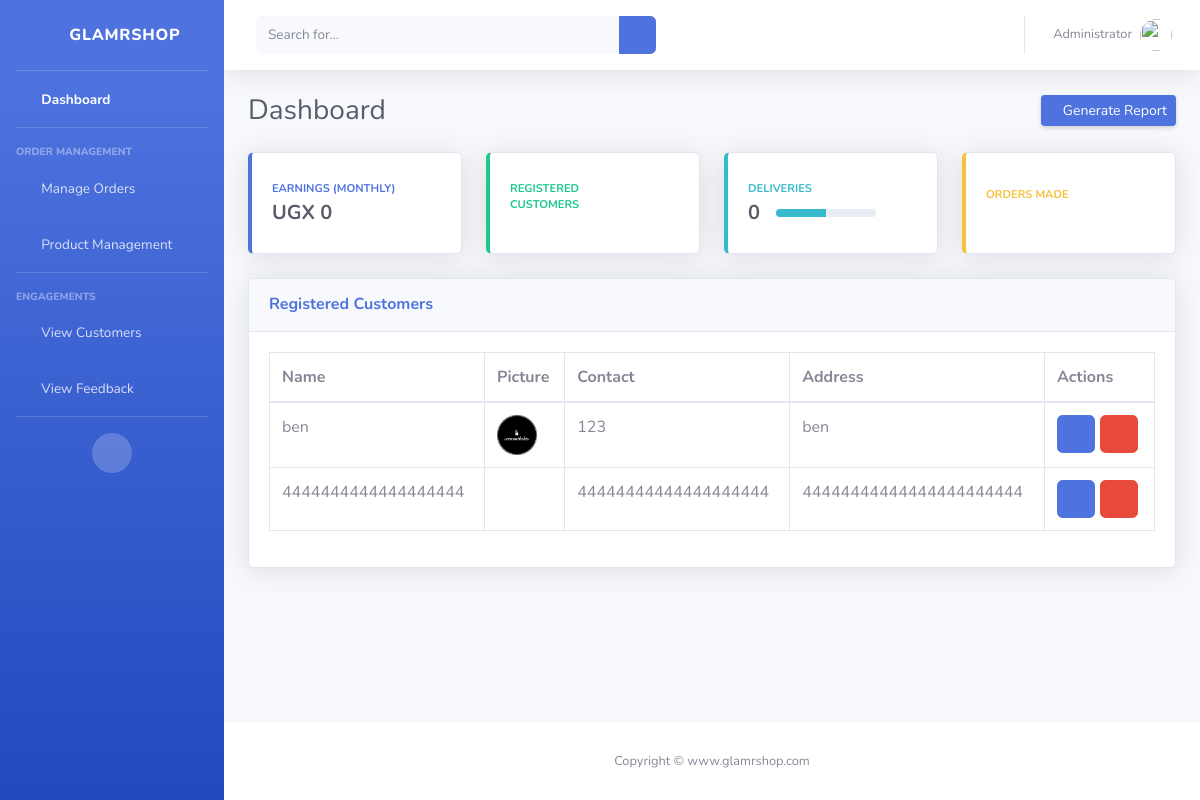
Page /view-customer (signed in) on the earlier database version.
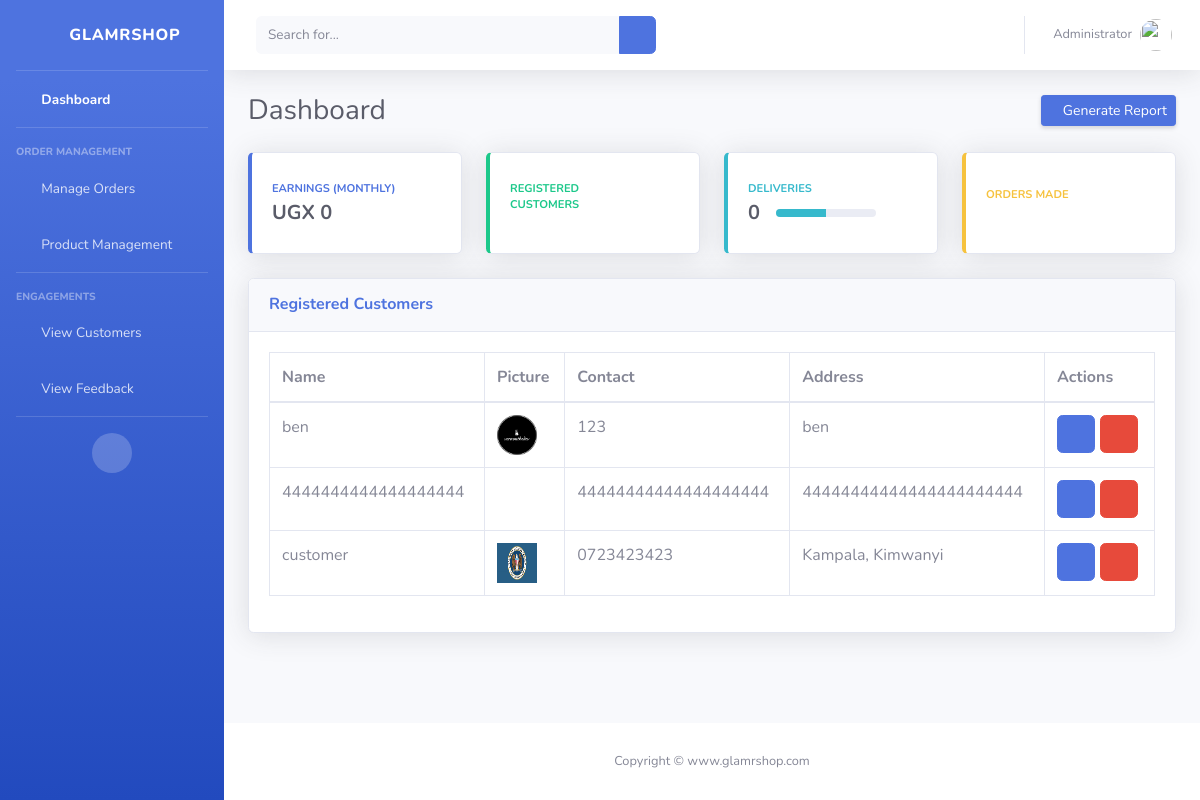
Same page on the later database version.
### ecom/models.py (models this page shows, shortened)
class Customer(models.Model):
    user=models.OneToOneField(User,on_delete=models.CASCADE)
    profile_pic= models.ImageField(upload_to='profile_pic/CustomerProfilePic/',null=True,blank=True)
    address = models.CharField(max_length=40)
    mobile = models.CharField(max_length=20,null=False)

### ecom/views.py (the view)
# urls.py: path('view-customer', views.view_customer_view,name='view-customer'),
@login_required(login_url='adminlogin')
def view_customer_view(request):
    customers=models.Customer.objects.all()
    return render(request,'adminDashboard/view_customer.html',{'customers':customers})

### templates/adminDashboard/view_customer.html
{% extends 'adminDashboard/base.html' %}
{% load static %}
{% block content %}
<div class="card shadow mb-4">
    <div class="card-header py-3">
        <h6 class="m-0 font-weight-bold text-primary">Registered Customers</h6>
    </div>
    <div class="card-body">
        <div class="table-responsive">
            <table class="table table-bordered" id="dataTable" width="100%" cellspacing="0">
                <thead>
                    <tr>
                        <th>Name</th>
                        <th>Picture</th>
                        <th>Contact</th>
                        <th>Address</th>
                        <th>Actions</th>
                    </tr>
                </thead>
                <tbody>
                    {% if customers %}
                    {% for c in customers %}
                        <tr>
                            <td>{{ c.user }}</td>
                            <td>
                                {% if c.profile_pic %}
                                    <img src="{% static c.profile_pic.url %}" alt="Image Profile" height="40px" width="40px" />
                                {% endif %}
                            </td>
                            <td>{{ c.mobile }}</td>
                            <td>{{ c.address }}</td>
                              <td><a class="btn btn-primary btn-xs" href="{% url 'update-customer' c.id  %}"><i class="fas fa-info-circle"></i></a>
                                <a class="btn btn-danger btn-xs" href="{% url 'delete-customer' c.id  %}"><i class="fas fa-trash"></i></a></td>
                        </tr>
                    {% endfor %}
                {% else %}
                    <tr>
                        <td colspan="4">
                            <h1>No Customers!!</h1>
                        </td>
                    </tr>
                {% endif %}
                </tbody>
            </table>
        </div>
    </div>
</div>
{% endblock %}

### templates/adminDashboard/base.html (shortened to what this page needs)
{% load static %}
<!DOCTYPE html>
<html lang="en">
<head>
    <link href="{% static 'admin-styling/vendor/fontawesome-free/css/all.min.css'%}" rel="stylesheet" type="text/css">
    <link href="{% static 'admin-styling/css/sb-admin-2.min.css' %}" rel="stylesheet">
</head>
<body id="page-top">
    <div id="wrapper">
        <ul class="navbar-nav bg-gradient-primary sidebar sidebar-dark accordion" id="accordionSidebar">
            <a class="sidebar-brand d-flex align-items-center justify-content-center" href="index.html">
                <div class="sidebar-brand-icon rotate-n-15">
                    <i class="fas fa-laugh-wink"></i>
                </div>
                <div class="sidebar-brand-text mx-3">Glamrshop</div>
            </a>
            <hr class="sidebar-divider my-0">
            <li class="nav-item active">
                <a class="nav-link" href="/admindashboard">
                    <i class="fas fa-fw fa-tachometer-alt"></i>
                    <span>Dashboard</span></a>
            </li>
            <hr class="sidebar-divider">
            <div class="sidebar-heading">
                Order Management
            </div>
            <li class="nav-item">
                <a class="nav-link collapsed" href="#" data-toggle="collapse" data-target="#collapseOne "
                    aria-expanded="true" aria-controls="collapseTwo">
                    <i class="fas fa-fw fa-cog"></i>
                    <span>Manage Orders</span>
                </a>
            </li>
            <li class="nav-item">
                <a class="nav-link collapsed" href="#" data-toggle="collapse" data-target="#collapseTwo"
                    aria-expanded="true" aria-controls="collapseTwo">
                    <i class="fas fa-fw fa-cog"></i>
                    <span>Product Management</span>
                </a>
            </li>
            <hr class="sidebar-divider">
            <div class="sidebar-heading">
                Engagements
            </div>
            <li class="nav-item">
                <a class="nav-link collapsed" href="/view-customer">
                    <i class="fas fa-fw fa-folder"></i>
                    <span>View Customers</span>
                </a>
            </li>
            <li class="nav-item">
                <a class="nav-link" href="/view-feedback">
                    <i class="fas fa-fw fa-chart-area"></i>
                    <span>View Feedback</span></a>
            </li>
            <hr class="sidebar-divider d-none d-md-block">
            <div class="text-center d-none d-md-inline">
                <button class="rounded-circle border-0" id="sidebarToggle"></button>
            </div>
        </ul>
        <div id="content-wrapper" class="d-flex flex-column">
            <div id="content">
                <nav class="navbar navbar-expand navbar-light bg-white topbar mb-4 static-top shadow">
                    <form
                        class="d-none d-sm-inline-block form-inline mr-auto ml-md-3 my-2 my-md-0 mw-100 navbar-search">
                        <div class="input-group">
                            <input type="text" class="form-control bg-light border-0 small" placeholder="Search for..."
                                aria-label="Search" aria-describedby="basic-addon2">
                            <div class="input-group-append">
                                <button class="btn btn-primary" type="button">
                                    <i class="fas fa-search fa-sm"></i>
                                </button>
                            </div>
                        </div>
                    </form>
                    <ul class="navbar-nav ml-auto">
                        <li class="nav-item dropdown no-arrow">
                            <a class="nav-link dropdown-toggle" href="#" id="userDropdown" role="button"
                                data-toggle="dropdown" aria-haspopup="true" aria-expanded="false">
                                <span class="mr-2 d-none d-lg-inline text-gray-600 small">Administrator</span>
                                <img class="img-profile rounded-circle"
                                    src="{%static 'admin-styling/img/undraw_profile.svg'%}">
                            </a>
                        </li>
                    </ul>
                </nav>
                <div class="container-fluid">
                    <div class="d-sm-flex align-items-center justify-content-between mb-4">
                        <h1 class="h3 mb-0 text-gray-800">Dashboard</h1>
                        <a href="#" class="d-none d-sm-inline-block btn btn-sm btn-primary shadow-sm"><i
                                class="fas fa-download fa-sm text-white-50"></i> Generate Report</a>
                    </div>
                    <div class="row">
                        <div class="col-xl-3 col-md-6 mb-4">
                            <div class="card border-left-primary shadow h-100 py-2">
                                <div class="card-body">
                                    <div class="row no-gutters align-items-center">
                                        <div class="col mr-2">
                                            <div class="text-xs font-weight-bold text-primary text-uppercase mb-1">
                                                Earnings (Monthly)</div>
                                            <div class="h5 mb-0 font-weight-bold text-gray-800">UGX 0</div>
                                        </div>
                                        <div class="col-auto">
                                            <i class="fas fa-calendar fa-2x text-gray-300"></i>
                                        </div>
                                    </div>
                                </div>
                            </div>
                        </div>
                        <div class="col-xl-3 col-md-6 mb-4">
                            <div class="card border-left-success shadow h-100 py-2">
                                <div class="card-body">
                                    <div class="row no-gutters align-items-center">
                                        <div class="col mr-2">
                                            <div class="text-xs font-weight-bold text-success text-uppercase mb-1">
                                                Registered Customers</div>
                                        </div>
                                        <div class="col-auto">
                                            <i class="fas fa-dollar-sign fa-2x text-gray-300"></i>
                                        </div>
                                    </div>
                                </div>
                            </div>
                        </div>
                        <div class="col-xl-3 col-md-6 mb-4">
                            <div class="card border-left-info shadow h-100 py-2">
                                <div class="card-body">
                                    <div class="row no-gutters align-items-center">
                                        <div class="col mr-2">
                                            <div class="text-xs font-weight-bold text-info text-uppercase mb-1">Deliveries
                                            </div>
                                            <div class="row no-gutters align-items-center">
                                                <div class="col-auto">
                                                    <div class="h5 mb-0 mr-3 font-weight-bold text-gray-800">0</div>
                                                </div>
                                                <div class="col">
                                                    <div class="progress progress-sm mr-2">
                                                        <div class="progress-bar bg-info" role="progressbar"
                                                            style="width: 50%" aria-valuenow="50" aria-valuemin="0"
                                                            aria-valuemax="100"></div>
                                                    </div>
                                                </div>
                                            </div>
                                        </div>
                                        <div class="col-auto">
                                            <i class="fas fa-clipboard-list fa-2x text-gray-300"></i>
                                        </div>
                                    </div>
                                </div>
                            </div>
                        </div>
                        <div class="col-xl-3 col-md-6 mb-4">
                            <div class="card border-left-warning shadow h-100 py-2">
                                <div class="card-body">
                                    <div class="row no-gutters align-items-center">
                                        <div class="col mr-2">
                                            <div class="text-xs font-weight-bold text-warning text-uppercase mb-1">
                                                Orders Made</div>
                                        </div>
                                        <div class="col-auto">
                                            <i class="fas fa-comments fa-2x text-gray-300"></i>
                                        </div>
                                    </div>
                                </div>
                            </div>
                        </div>
                    </div>
  {% block content %}
  {% endblock content %}
                </div>
            </div>
            <footer class="sticky-footer bg-white">
                <div class="container my-auto">
                    <div class="copyright text-center my-auto">
                        <span>Copyright &copy; www.glamrshop.com</span>
                    </div>
                </div>
            </footer>
        </div>
    </div>
</body>
</html>

Differences in the rows shown:
added Customer: user "customer", profile_pic (picture), mobile "0723423423", address "Kampala, Kimwanyi"
